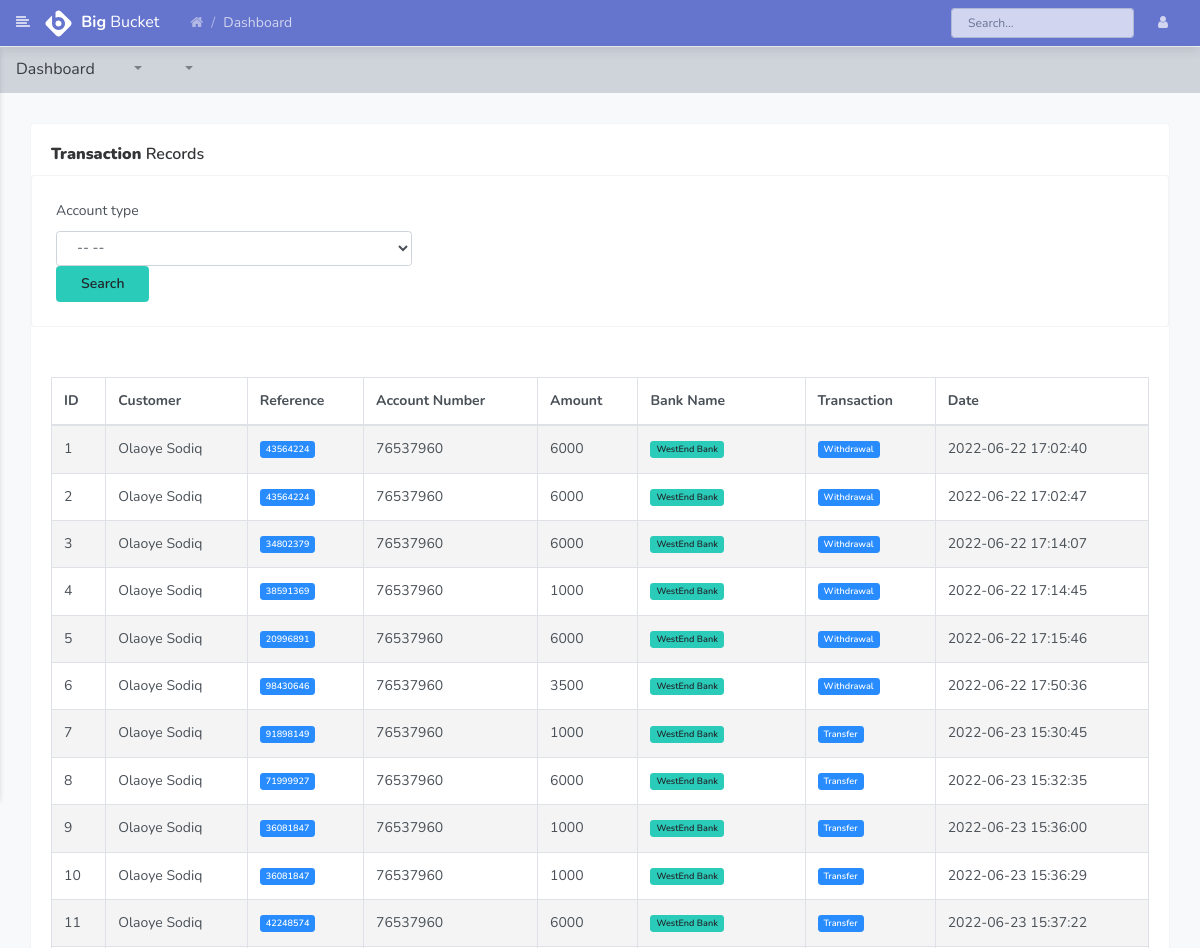
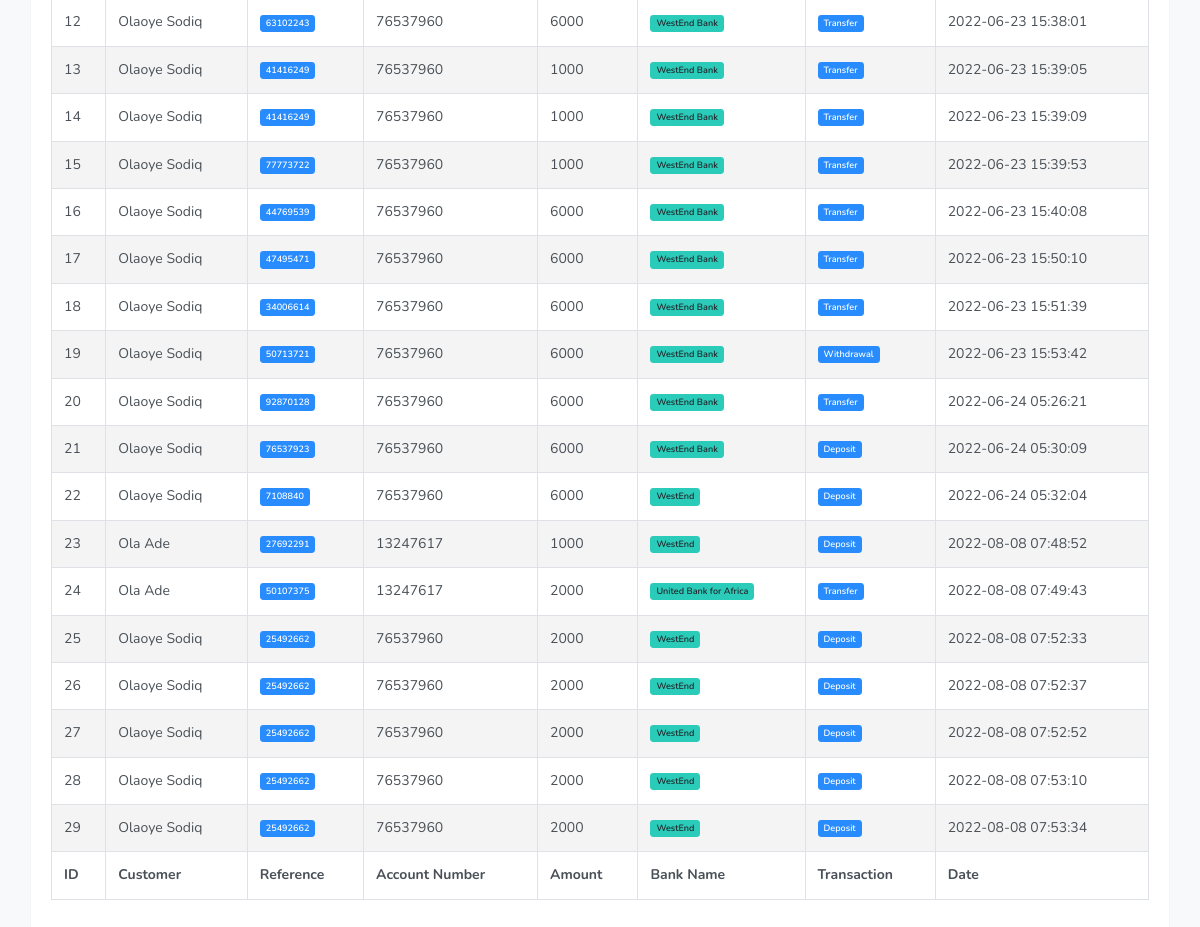
The page /transaction_report.php (signed in) on the database its author committed (2 pictures, top to bottom).
### tables this page shows
CREATE TABLE `transaction` (
  `id` int(11) NOT NULL,
  `user_id` varchar(255) DEFAULT NULL,
  `reference` varchar(255) DEFAULT NULL,
  `account_number` varchar(255) DEFAULT NULL,
  `amount` varchar(255) DEFAULT NULL,
  `bank_name` varchar(255) DEFAULT NULL,
  `trans_type` int(11) DEFAULT NULL,
  `created` timestamp NOT NULL DEFAULT current_timestamp()
);

CREATE TABLE `users` (
  `id` int(11) NOT NULL,
  `firstname` varchar(55) DEFAULT NULL,
  `lastname` varchar(55) DEFAULT NULL,
  `username` varchar(255) DEFAULT NULL,
  `email` varchar(255) DEFAULT NULL,
  `phone` varchar(30) DEFAULT NULL,
  `password` varchar(100) DEFAULT NULL,
  `role` int(2) DEFAULT NULL,
  `unique_id` int(11) DEFAULT NULL,
  `gender` varchar(55) DEFAULT NULL,
  `mstatus` varchar(55) DEFAULT NULL,
  `address` varchar(255) DEFAULT NULL,
  `status` tinyint(1) DEFAULT NULL COMMENT '0=inactive, 1=active',
  `created` timestamp NOT NULL DEFAULT current_timestamp()
);

### auth/conn.php (called while the page is built, shortened)
<?php
function dbConnect(){
    try{
        $username='root';
        $pass='';
        $con= new pdo("mysql:host=localhost; dbname=giditalcashsys", $username, $pass);
        $con->setAttribute(PDO::ATTR_ERRMODE, PDO::ERRMODE_EXCEPTION);
        return $con;
    } catch (PDOException $e) {
        echo 'ERROR', $e->getMessage();
    }
}
?>

### transaction_report.php (the view, shortened to what this page needs)
<?php include 'head.php'; ?>
<?php
if(isset($_POST['search'])){
    if(isset($_POST['account_type'])){
        $account_type = $_POST['account_type'];
        $sql = dbConnect()->prepare("SELECT u.firstname, u.lastname, u.unique_id, t.user_id, t.reference, t.account_number, t.amount, t.bank_name, t.trans_type, t.created FROM transaction as t INNER JOIN users as u on u.unique_id=t.account_number WHERE t.trans_type = ?");
        $sql->execute([$account_type]);
    }elseif(isset($_POST['month'])){
        $month = $_POST['month'];
        $sql = dbConnect()->prepare("SELECT u.firstname, u.lastname, u.unique_id, t.user_id, t.reference, t.account_number, t.amount, t.bank_name, t.trans_type, t.created FROM transaction as t INNER JOIN users as u on u.unique_id=t.account_number WHERE MONTH(t.created) = ?");
        $sql->execute([$month]);
    }elseif(isset($_POST['year'])){
        $year = $_POST['year'];
        $sql = dbConnect()->prepare("SELECT u.firstname, u.lastname, u.unique_id, t.user_id, t.reference, t.account_number, t.amount, t.bank_name, t.trans_type, t.created FROM transaction as t INNER JOIN users as u on u.unique_id=t.account_number WHERE YEAR(t.created ) = ?");
        $sql->execute([$year]);
    }elseif(isset($_POST['account_type']) && isset($_POST['month'])){
        $account_type = $_POST['account_type'];
        $month = $_POST['month'];
        $sql = dbConnect()->prepare("SELECT u.firstname, u.lastname, u.unique_id, t.user_id, t.reference, t.account_number, t.amount, t.bank_name, t.trans_type, t.created FROM transaction as t INNER JOIN users as u on u.unique_id=t.account_number WHERE t.trans_type = ? AND MONTH(t.created)=?");
        $sql->execute([$account_type, $month]);
    }elseif(isset($_POST['account_type']) && isset($_POST['year'])){
        $account_type = $_POST['account_type'];
        $year = $_POST['year'];
        $sql = dbConnect()->prepare("SELECT u.firstname, u.lastname, u.unique_id, t.user_id, t.reference, t.account_number, t.amount, t.bank_name, t.trans_type, t.created FROM transaction as t INNER JOIN users as u on u.unique_id=t.account_number WHERE t.trans_type = ? AND YEAR(t.created)=?");
        $sql->execute([$account_type, $year]);
    }elseif(isset($_POST['month']) && isset($_POST['year'])){
        $month = $_POST['month'];
        $year = $_POST['year'];
        $sql = dbConnect()->prepare("SELECT u.firstname, u.lastname, u.unique_id, t.user_id, t.reference, t.account_number, t.amount, t.bank_name, t.trans_type, t.created FROM transaction as t INNER JOIN users as u on u.unique_id=t.account_number WHERE MONTH(t.created)=? AND YEAR(t.created)=?");
        $sql->execute([$month, $year]);
    }elseif(isset($_POST['account_type']) && isset($_POST['month']) && isset($_POST['year'])){
        $account_type = $_POST['account_type'];
        $month = $_POST['month'];
        $year = $_POST['year'];
        $sql = dbConnect()->prepare("SELECT u.firstname, u.lastname, u.unique_id, t.user_id, t.reference, t.account_number, t.amount, t.bank_name, t.trans_type, t.created FROM transaction as t INNER JOIN users as u on u.unique_id=t.account_number WHERE t.trans_type = ? AND MONTH(t.created)=? AND YEAR(t.created)=?");
        $sql->execute([$account_type, $month, $year]);
    }
    else{
        $sql = dbConnect()->prepare("SELECT u.firstname, u.lastname, u.unique_id, t.user_id, t.reference, t.account_number, t.amount, t.bank_name, t.trans_type, t.created FROM transaction as t INNER JOIN users as u on u.unique_id=t.account_number");
        $sql->execute();
    }
}else{
        $sql = dbConnect()->prepare("SELECT u.firstname, u.lastname, u.unique_id, t.user_id, t.reference, t.account_number, t.amount, t.bank_name, t.trans_type, t.created FROM transaction as t INNER JOIN users as u on u.unique_id=t.account_number");
        $sql->execute();
    }
?>
        <div class="page">
        <nav class="navbar navbar-expand-lg navbar-light bg-light">
            <a class="navbar-brand" href="javascript:void(0);">Dashboard</a>
            <div class="collapse navbar-collapse" id="navbarSupportedContent">
                <ul class="navbar-nav mr-auto">
                    <li class="nav-item dropdown">
                        <a class="nav-link dropdown-toggle" href="javascript:void(0);" role="button" data-toggle="dropdown" aria-haspopup="true" aria-expanded="false">&nbsp;</a>
                    </li>
                    <li class="nav-item dropdown">
                    </li>
                    <li class="nav-item dropdown">
                        <a class="nav-link dropdown-toggle" href="javascript:void(0);" role="button" data-toggle="dropdown" aria-haspopup="true" aria-expanded="false">&nbsp;</a>
                    </li>
                </ul>
            </div>
        </nav>
            <div class="container-fluid">
                <div class="row clearfix">
                    <div class="col-lg-12">
                        <div class="card">
                            <div class="header">
                                <h2><strong>Transaction</strong> Records </h2>
                            </div>
                            <div class="card">
                                <div class="card-body">
                                    <form class="form-row" method="post">
                                        <div class="col-4">
                                            <label> Account type</label>
                                            <select class="form-control" name="account_type">
                                                <option>-- --</option>
                                            </select>
                                        </div>
                                        <div class="col-12">
                                            <button class="btn btn-info" name="search"> Search</button>
                                        </div>
                                    </form>
                                </div>
                            </div>
                            <div class="body">
                                <div class="table-responsive">
                                    <table class="table table-bordered table-striped table-hover dataTable js-exportable">
                                        <thead>
                                            <tr>
                                                <th>ID</th>
                                                <th>Customer</th>
                                                <th>Reference</th>
                                                <th>Account Number</th>
                                                <th>Amount</th>
                                                <th>Bank Name</th>
                                                <th>Transaction</th>
                                                <th>Date</th>
                                            </tr>
                                        </thead>
                                        <tfoot>
                                            <tr>
                                                <th>ID</th>
                                                <th>Customer</th>
                                                <th>Reference</th>
                                                <th>Account Number</th>
                                                <th>Amount</th>
                                                <th>Bank Name</th>
                                                <th>Transaction</th>
                                                <th>Date</th>
                                            </tr>
                                        </tfoot>
                                        <tbody>
                                            <?php
                                                $i =0;
                                                if($sql->rowcount() < 1){
                                                    echo "No record found ...";
                                                }else{
                                                while ($row = $sql->fetch()){
                                                    $i +=1;?>
                                            <tr>
                                                <td><?php echo $i; ?></td>
                                                <td><?php echo $row['firstname'].' '. $row['lastname']; ?> </td>
                                                <td><span class="badge badge-primary"><?php echo $row['reference']; ?> </span></td>
                                                <td><?php echo $row['account_number']; ?></td>
                                                <td><?php echo $row['amount']; ?></td>
                                                <td><span class="badge badge-info"><?php echo $row['bank_name']; ?> </span></td>
                                                <td><span class="badge badge-primary">
                                                    <?php
                                                    $type = '';
                                                    if($row['trans_type'] == 1){$type='Withdrawal';
                                                    }elseif($row['trans_type'] == 2){$type='Deposit';
                                                    }else{$type='Transfer';}
                                                    echo $type;
                                                    ?> </span> </td>
                                                <td><?php echo $row['created']; ?></td>
                                            </tr>
                                            <?php
                                                } }
                                            ?>
                                        </tbody>
                                    </table>
                                </div>
                            </div>
                        </div>
                    </div>
                </div>
            </div>
        </div>
    </div>
</body>
</html>

### rows shown on the page
transaction: users.firstname "Olaoye", users.lastname "Sodiq", reference "43564224", account_number "76537960", amount "6000", bank_name "WestEnd Bank", trans_type "Withdrawal", created "2022-06-22 17:02:40"
transaction: users.firstname "Olaoye", users.lastname "Sodiq", reference "43564224", account_number "76537960", amount "6000", bank_name "WestEnd Bank", trans_type "Withdrawal", created "2022-06-22 17:02:47"
transaction: users.firstname "Olaoye", users.lastname "Sodiq", reference "34802379", account_number "76537960", amount "6000", bank_name "WestEnd Bank", trans_type "Withdrawal", created "2022-06-22 17:14:07"
transaction: users.firstname "Olaoye", users.lastname "Sodiq", reference "38591369", account_number "76537960", amount "1000", bank_name "WestEnd Bank", trans_type "Withdrawal", created "2022-06-22 17:14:45"
transaction: users.firstname "Olaoye", users.lastname "Sodiq", reference "20996891", account_number "76537960", amount "6000", bank_name "WestEnd Bank", trans_type "Withdrawal", created "2022-06-22 17:15:46"
transaction: users.firstname "Olaoye", users.lastname "Sodiq", reference "98430646", account_number "76537960", amount "3500", bank_name "WestEnd Bank", trans_type "Withdrawal", created "2022-06-22 17:50:36"
transaction: users.firstname "Olaoye", users.lastname "Sodiq", reference "91898149", account_number "76537960", amount "1000", bank_name "WestEnd Bank", trans_type "Transfer", created "2022-06-23 15:30:45"
transaction: users.firstname "Olaoye", users.lastname "Sodiq", reference "71999927", account_number "76537960", amount "6000", bank_name "WestEnd Bank", trans_type "Transfer", created "2022-06-23 15:32:35"
transaction: users.firstname "Olaoye", users.lastname "Sodiq", reference "36081847", account_number "76537960", amount "1000", bank_name "WestEnd Bank", trans_type "Transfer", created "2022-06-23 15:36:00"
transaction: users.firstname "Olaoye", users.lastname "Sodiq", reference "36081847", account_number "76537960", amount "1000", bank_name "WestEnd Bank", trans_type "Transfer", created "2022-06-23 15:36:29"
transaction: users.firstname "Olaoye", users.lastname "Sodiq", reference "42248574", account_number "76537960", amount "6000", bank_name "WestEnd Bank", trans_type "Transfer", created "2022-06-23 15:37:22"
transaction: users.firstname "Olaoye", users.lastname "Sodiq", reference "63102243", account_number "76537960", amount "6000", bank_name "WestEnd Bank", trans_type "Transfer", created "2022-06-23 15:38:01"
transaction: users.firstname "Olaoye", users.lastname "Sodiq", reference "41416249", account_number "76537960", amount "1000", bank_name "WestEnd Bank", trans_type "Transfer", created "2022-06-23 15:39:05"
transaction: users.firstname "Olaoye", users.lastname "Sodiq", reference "41416249", account_number "76537960", amount "1000", bank_name "WestEnd Bank", trans_type "Transfer", created "2022-06-23 15:39:09"
transaction: users.firstname "Olaoye", users.lastname "Sodiq", reference "77773722", account_number "76537960", amount "1000", bank_name "WestEnd Bank", trans_type "Transfer", created "2022-06-23 15:39:53"
transaction: users.firstname "Olaoye", users.lastname "Sodiq", reference "44769539", account_number "76537960", amount "6000", bank_name "WestEnd Bank", trans_type "Transfer", created "2022-06-23 15:40:08"
transaction: users.firstname "Olaoye", users.lastname "Sodiq", reference "47495471", account_number "76537960", amount "6000", bank_name "WestEnd Bank", trans_type "Transfer", created "2022-06-23 15:50:10"
transaction: users.firstname "Olaoye", users.lastname "Sodiq", reference "34006614", account_number "76537960", amount "6000", bank_name "WestEnd Bank", trans_type "Transfer", created "2022-06-23 15:51:39"
transaction: users.firstname "Olaoye", users.lastname "Sodiq", reference "50713721", account_number "76537960", amount "6000", bank_name "WestEnd Bank", trans_type "Withdrawal", created "2022-06-23 15:53:42"
transaction: users.firstname "Olaoye", users.lastname "Sodiq", reference "92870128", account_number "76537960", amount "6000", bank_name "WestEnd Bank", trans_type "Transfer", created "2022-06-24 05:26:21"
transaction: users.firstname "Olaoye", users.lastname "Sodiq", reference "76537923", account_number "76537960", amount "6000", bank_name "WestEnd Bank", trans_type "Deposit", created "2022-06-24 05:30:09"
transaction: users.firstname "Olaoye", users.lastname "Sodiq", reference "7108840", account_number "76537960", amount "6000", bank_name "WestEnd", trans_type "Deposit", created "2022-06-24 05:32:04"
transaction: users.firstname "Ola", users.lastname "Ade", reference "27692291", account_number "13247617", amount "1000", bank_name "WestEnd", trans_type "Deposit", created "2022-08-08 07:48:52"
transaction: users.firstname "Ola", users.lastname "Ade", reference "50107375", account_number "13247617", amount "2000", bank_name "United Bank for Africa", trans_type "Transfer", created "2022-08-08 07:49:43"
transaction: users.firstname "Olaoye", users.lastname "Sodiq", reference "25492662", account_number "76537960", amount "2000", bank_name "WestEnd", trans_type "Deposit", created "2022-08-08 07:52:33"
transaction: users.firstname "Olaoye", users.lastname "Sodiq", reference "25492662", account_number "76537960", amount "2000", bank_name "WestEnd", trans_type "Deposit", created "2022-08-08 07:52:37"
transaction: users.firstname "Olaoye", users.lastname "Sodiq", reference "25492662", account_number "76537960", amount "2000", bank_name "WestEnd", trans_type "Deposit", created "2022-08-08 07:52:52"
transaction: users.firstname "Olaoye", users.lastname "Sodiq", reference "25492662", account_number "76537960", amount "2000", bank_name "WestEnd", trans_type "Deposit", created "2022-08-08 07:53:10"
transaction: users.firstname "Olaoye", users.lastname "Sodiq", reference "25492662", account_number "76537960", amount "2000", bank_name "WestEnd", trans_type "Deposit", created "2022-08-08 07:53:34"
